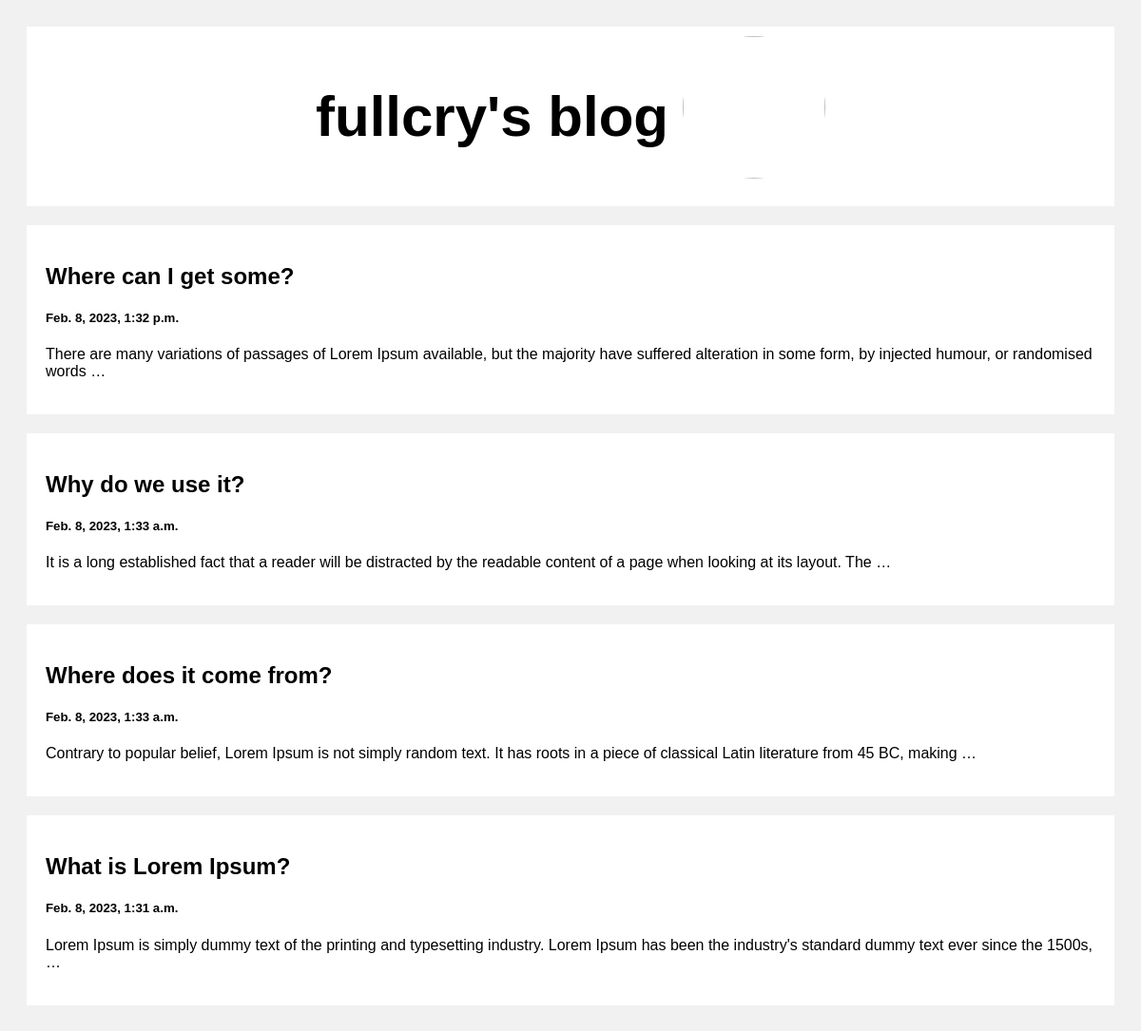
The page / on the database its author committed.
### posts/models.py (models this page shows)
class Post(models.Model):
    title = models.CharField(max_length=100)
    body = models.CharField(max_length=1000000)
    created_at= models.DateTimeField(default=datetime.now, blank=True)

### posts/views.py (the view)
# urls.py: path('', views.index, name='index'),
def index(request):
    posts = Post.objects.all()
    return render(request, 'index.html', {'posts': posts})

### templates/index.html (shortened to what this page needs)
{% load static %}
<!DOCTYPE html>
<html>
<head>
<link rel="stylesheet" href="{% static 'style.css' %}">
</head>
<body>
<div class="header">
  <h2>fullcry's blog</h2>
  <img class="icon" src="https://pbs.twimg.com/media/DW7WrQdWAAA0k1z.jpg"/>
</div>
<div class="row">
  <div class="leftcolumn">
    {% for post in posts reversed %}
    <div class="card">
      <a style="text-decoration: none; color: black;" href="/post/{{post.id}}">
        <h2>{{post.title}}</h2>
        <h5>{{post.created_at}}</h5>
        <p>{{post.body|truncatewords:25}}</p>
      </a>
    </div>
    {% endfor %}
  </div>
</div>
</body>
</html>

### static/style.css (style rules this page uses)
* { box-sizing: border-box; }
body { font-family: Arial; padding: 20px; background: #f1f1f1; }
.header { justify-content: center; display: flex; padding: 10px; font-size: 40px; background: white; }
.icon { margin-left: 15px; width: 150px; height: 150px; border-radius: 50%; }
.leftcolumn { float: left; width: 100%; }
.card { background-color: white; padding: 20px; margin-top: 20px; }
.row:after { content: ""; display: table; clear: both; }

### rows shown on the page
Post: title "Where can I get some?", created_at "Feb. 8, 2023, 1:32 p.m.", body "There are many variations of passages of Lorem Ipsum available, but the majority have suffered alteration in some form, by injected humour, or randomised words …"
Post: title "Why do we use it?", created_at "Feb. 8, 2023, 1:33 a.m.", body "It is a long established fact that a reader will be distracted by the readable content of a page when looking at its layout. The …"
Post: title "Where does it come from?", created_at "Feb. 8, 2023, 1:33 a.m.", body "Contrary to popular belief, Lorem Ipsum is not simply random text. It has roots in a piece of classical Latin literature from 45 BC, making …"
Post: title "What is Lorem Ipsum?", created_at "Feb. 8, 2023, 1:31 a.m.", body "Lorem Ipsum is simply dummy text of the printing and typesetting industry. Lorem Ipsum has been the industry's standard dummy text ever since the 1500s, …"
